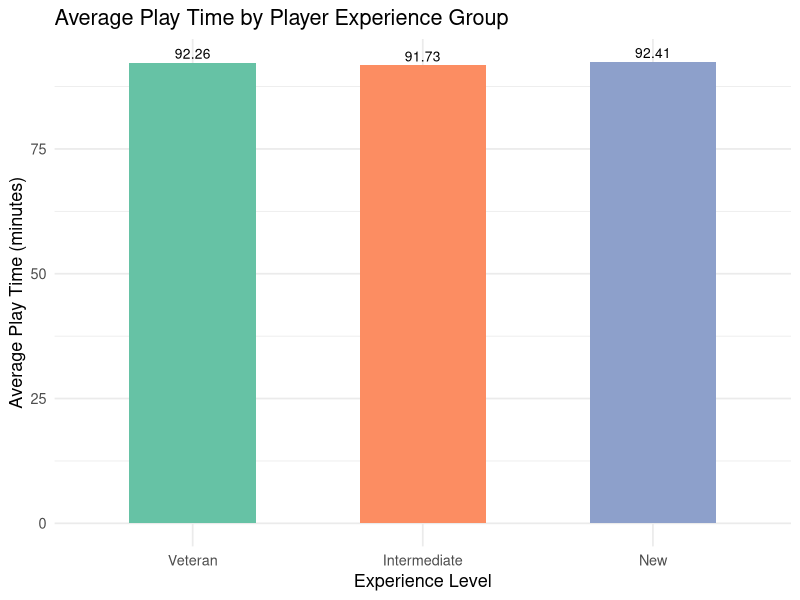
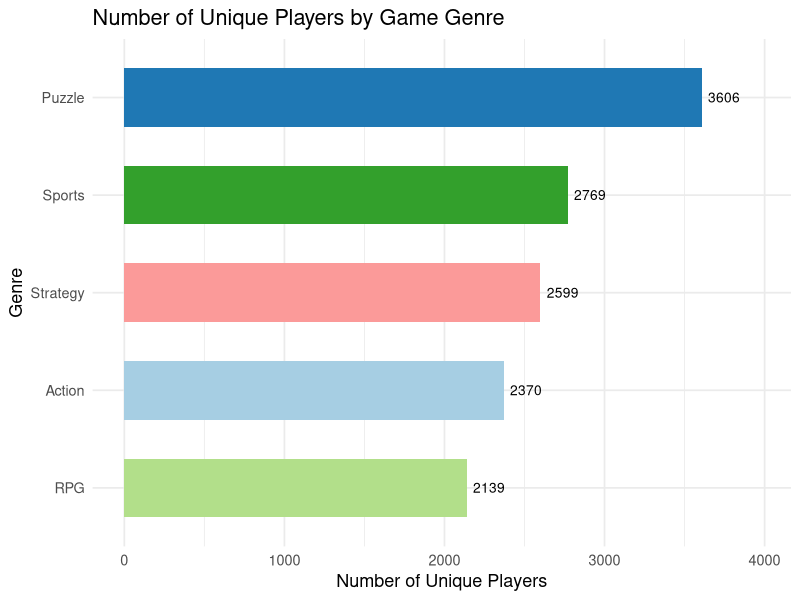

Recreate these plots in R, in order.

# COMP1013 Analytics Programming – Assignment
# Play Pulse Studios – Online Game Data Analysis

# Required libraries
library(dplyr)
library(ggplot2)
library(knitr)
library(kableExtra)
library(lubridate)

# Load data
players  <- read.csv("players.csv",  stringsAsFactors = FALSE)
sessions <- read.csv("sessions.csv", stringsAsFactors = FALSE)
games    <- read.csv("games.csv",    stringsAsFactors = FALSE)

# Quick sanity checks
cat("players rows:", nrow(players),  "| NAs:", sum(is.na(players)),  "\n")
cat("sessions rows:", nrow(sessions), "| NAs:", sum(is.na(sessions)), "\n")
cat("games rows:",    nrow(games),    "| NAs:", sum(is.na(games)),    "\n")

# PART 1 – Step 1: Parse dates and assign experience levels
players$signup_date <- as.Date(players$signup_date)
players$signup_year <- year(players$signup_date)

players$experience_level <- case_when(
  players$signup_year <  2023 ~ "Veteran",
  players$signup_year == 2023 ~ "Intermediate",
  players$signup_year >  2023 ~ "New",
  TRUE                        ~ NA_character_
)

# Join sessions to players, drop any unclassifiable players
sessions_exp <- sessions %>%
  inner_join(players %>% select(player_id, experience_level),
             by = "player_id") %>%
  filter(!is.na(experience_level))

# PART 1 – Step 2: Summary table
part1_summary <- sessions_exp %>%
  group_by(experience_level) %>%
  summarise(
    num_players       = n_distinct(player_id),
    avg_play_time_min = round(mean(play_time_minutes, na.rm = TRUE), 2),
    avg_score         = round(mean(score,             na.rm = TRUE), 2),
    .groups = "drop"
  ) %>%
  mutate(experience_level = factor(experience_level,
                                   levels = c("Veteran", "Intermediate", "New"))) %>%
  arrange(experience_level)

part1_summary %>%
  kable(col.names = c("Experience Level", "# Players",
                      "Avg Play Time (min)", "Avg Score"),
        caption = "Table 1: Player Engagement by Experience Level") %>%
  kable_styling(bootstrap_options = c("striped", "hover", "condensed"))

# PART 1 – Step 3: Visualisation
ggplot(part1_summary,
       aes(x = experience_level, y = avg_play_time_min, fill = experience_level)) +
  geom_col(width = 0.55, show.legend = FALSE) +
  geom_text(aes(label = avg_play_time_min), vjust = -0.4, size = 3.5) +
  scale_fill_brewer(palette = "Set2") +
  labs(title = "Average Play Time by Player Experience Group",
       x     = "Experience Level",
       y     = "Average Play Time (minutes)") +
  theme_minimal(base_size = 13)


# PART 2 – Step 1: Join sessions with games and group by genre
sessions_genre <- sessions %>%
  inner_join(games %>% select(game_id, genre), by = "game_id") %>%
  filter(!is.na(genre))

# PART 2 – Step 2: Summary table
part2_summary <- sessions_genre %>%
  group_by(genre) %>%
  summarise(
    avg_play_time_min  = round(mean(play_time_minutes, na.rm = TRUE), 2),
    avg_score          = round(mean(score,             na.rm = TRUE), 2),
    num_sessions       = n(),
    num_unique_players = n_distinct(player_id),
    .groups = "drop"
  ) %>%
  arrange(desc(num_unique_players))

part2_summary %>%
  kable(col.names = c("Genre", "Avg Play Time (min)", "Avg Score",
                      "# Sessions", "# Unique Players"),
        caption = "Table 2: Player Engagement by Game Genre") %>%
  kable_styling(bootstrap_options = c("striped", "hover", "condensed"))

# PART 2 – Step 3: Visualisation
ggplot(part2_summary,
       aes(x = reorder(genre, num_unique_players),
           y = num_unique_players, fill = genre)) +
  geom_col(width = 0.6, show.legend = FALSE) +
  geom_text(aes(label = num_unique_players), hjust = -0.2, size = 3.5) +
  coord_flip() +
  scale_fill_brewer(palette = "Paired") +
  labs(title = "Number of Unique Players by Game Genre",
       x     = "Genre",
       y     = "Number of Unique Players") +
  theme_minimal(base_size = 13) +
  expand_limits(y = max(part2_summary$num_unique_players) * 1.1)


# PART 3 – Step 1: Identify top 10 players by total play time
player_total_time <- sessions %>%
  group_by(player_id) %>%
  summarise(total_play_time = sum(play_time_minutes, na.rm = TRUE),
            .groups = "drop") %>%
  arrange(desc(total_play_time)) %>%
  slice_head(n = 10)

top10_ids <- player_total_time$player_id

# PART 3 – Step 2: Summary table for top 10 players
part3_summary <- sessions %>%
  filter(player_id %in% top10_ids) %>%
  group_by(player_id) %>%
  summarise(
    total_sessions    = n(),
    avg_play_time_min = round(mean(play_time_minutes, na.rm = TRUE), 2),
    avg_score         = round(mean(score,             na.rm = TRUE), 2),
    .groups = "drop"
  ) %>%
  left_join(player_total_time, by = "player_id") %>%
  arrange(desc(total_play_time))

part3_summary %>%
  select(player_id, total_sessions, avg_play_time_min,
         avg_score, total_play_time) %>%
  kable(col.names = c("Player ID", "Total Sessions",
                      "Avg Play Time (min)", "Avg Score",
                      "Total Play Time (min)"),
        caption = "Table 3: Top 10 Players by Total Play Time") %>%
  kable_styling(bootstrap_options = c("striped", "hover", "condensed"))
